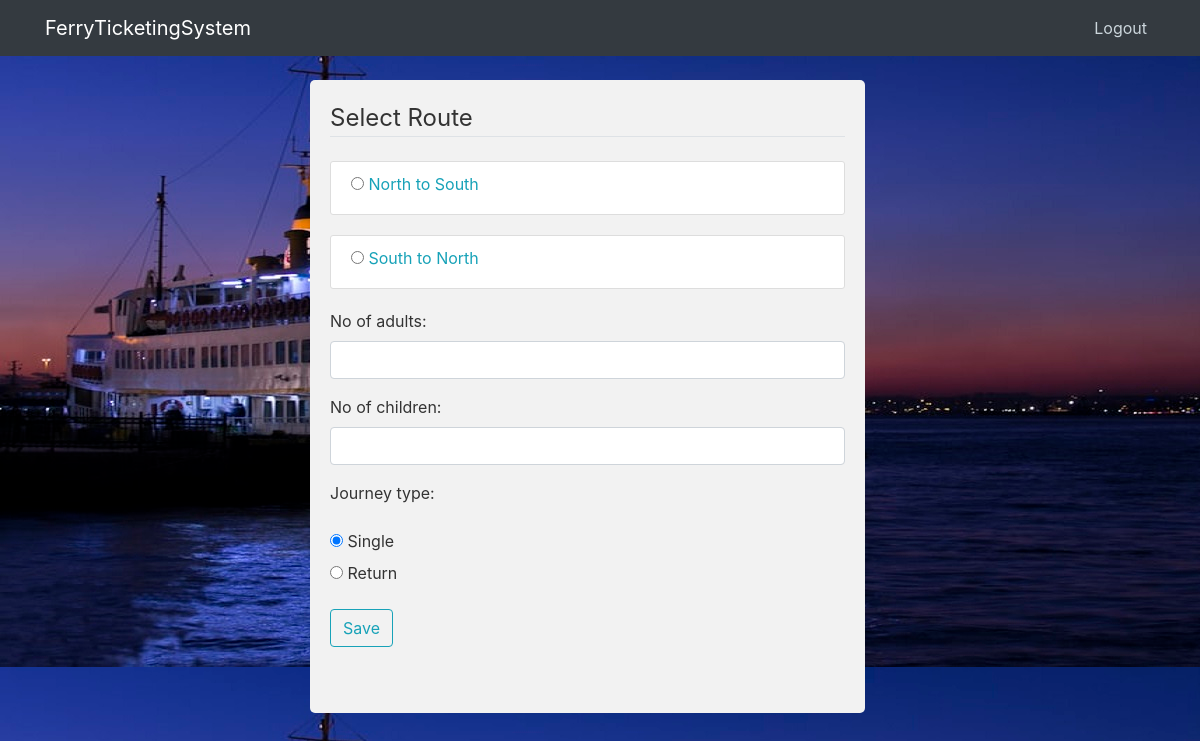
Page /select_route/ (signed in) on the committed database.
### route/models.py (models this page shows)
class Route(models.Model):
    source = models.CharField(max_length=20)
    destination = models.CharField(max_length=20)
    class Meta(object):
        unique_together = [
            'source','destination'
        ]

### passenger/views.py (the view, shortened to what this page needs)
# urls.py: path('select_route/', select_route ,name='select_route'),
def select_route(request):
	passenger_id = request.session['passenger_id']
	form = TicketForm(request.POST or None)
	routes = Route.objects.all()
	context = {}
	context.update({'routes': routes, 'passenger_id': passenger_id})
	context.update({'form': form})
	print(context)
	return render(request,'select_route.html',context)

### tickets/forms.py
class TicketForm(forms.ModelForm):
    class Meta:
        model = Ticket
        fields = [
            'no_of_adults',
            'no_of_children',
            'journey_type'
        ]
        widgets = {
            'no_of_adults': forms.TextInput(attrs={'class': 'form-control'}),
            'no_of_children': forms.TextInput(attrs={'class': 'form-control'}),
            'journey_type': forms.RadioSelect(attrs={'class': 'list-unstyled'}),
        }

### templates/select_route.html (shortened to what this page needs)
{% extends "base.html" %}
{% load crispy_forms_tags %}
{% block nav %}
	<a class="nav-item nav-link" href="{% url 'login' %}">Logout</a>
{% endblock %}
{% block content %}
<body>
<div class="form" >
<legend class="border-bottom mb-4">Select Route</legend>
<div class="form-group">
	<form method="POST">
		<div>
			{% for item in routes %}
			<div class="custom-control custom-radio content-section btn-outline-info">
				<input type="radio" id="{{ forloop.counter }}" name="route" value="{{ item.id }}" >
				<label for="other">
					<span class="source">{{ item.source }}</span>
					to
					<span class="destination">{{ item.destination }}</span>
				</label>
			</div>
			{% endfor %}
			{{ form.as_p }}
		</div>
		<input class="btn btn-outline-info" type="submit" value="Save">
	</form>
	</div>
{% endblock %}

### passenger/static/main.css (style rules this page uses)
body { background: #fafafa; color: #333333; margin-top: 5rem; }
ul { margin: 0; }
.site-header .navbar-nav .nav-link { color: #cbd5db; }
.content-section { background: #ffffff; padding: 10px 20px; border: 1px solid #dddddd; border-radius: 3px; margin-bottom: 20px; }

### templates/select_route.html (style rules this page uses)
body { background-image: url("/static/photo.jpeg"); }
.form { border-radius: 5px; background-color: #f2f2f2; padding: 20px; width:50%; margin-left:265px; padding-bottom:50px; }

### rows in the picture
Route: source "North", destination "South"
Route: source "South", destination "North"
